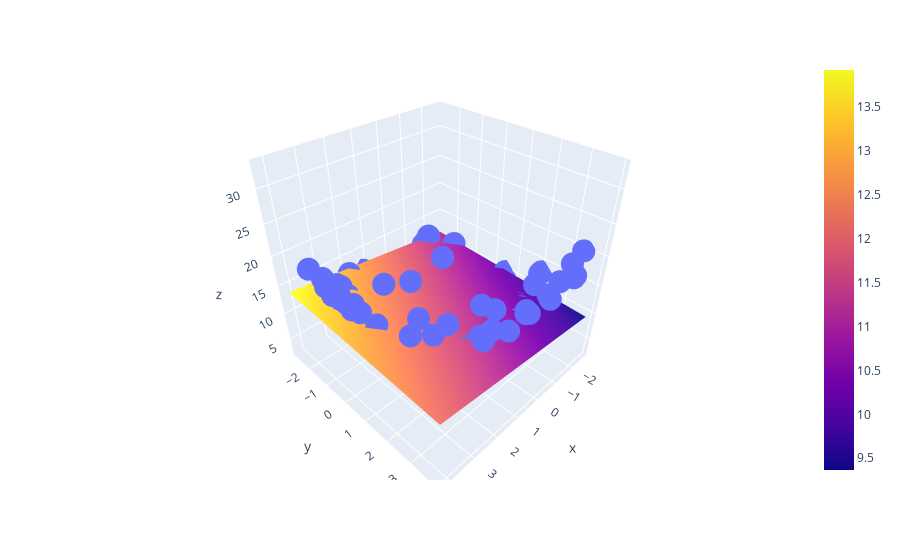

Source (notebook cell):
### Code cell
import plotly.graph_objects as go

fig = px.scatter_3d(df, x=X.ravel(), y=y.ravel(), z=z.ravel())

fig.add_trace(go.Surface(x = x_input, y = y_input, z =z_final ))

fig.show()
